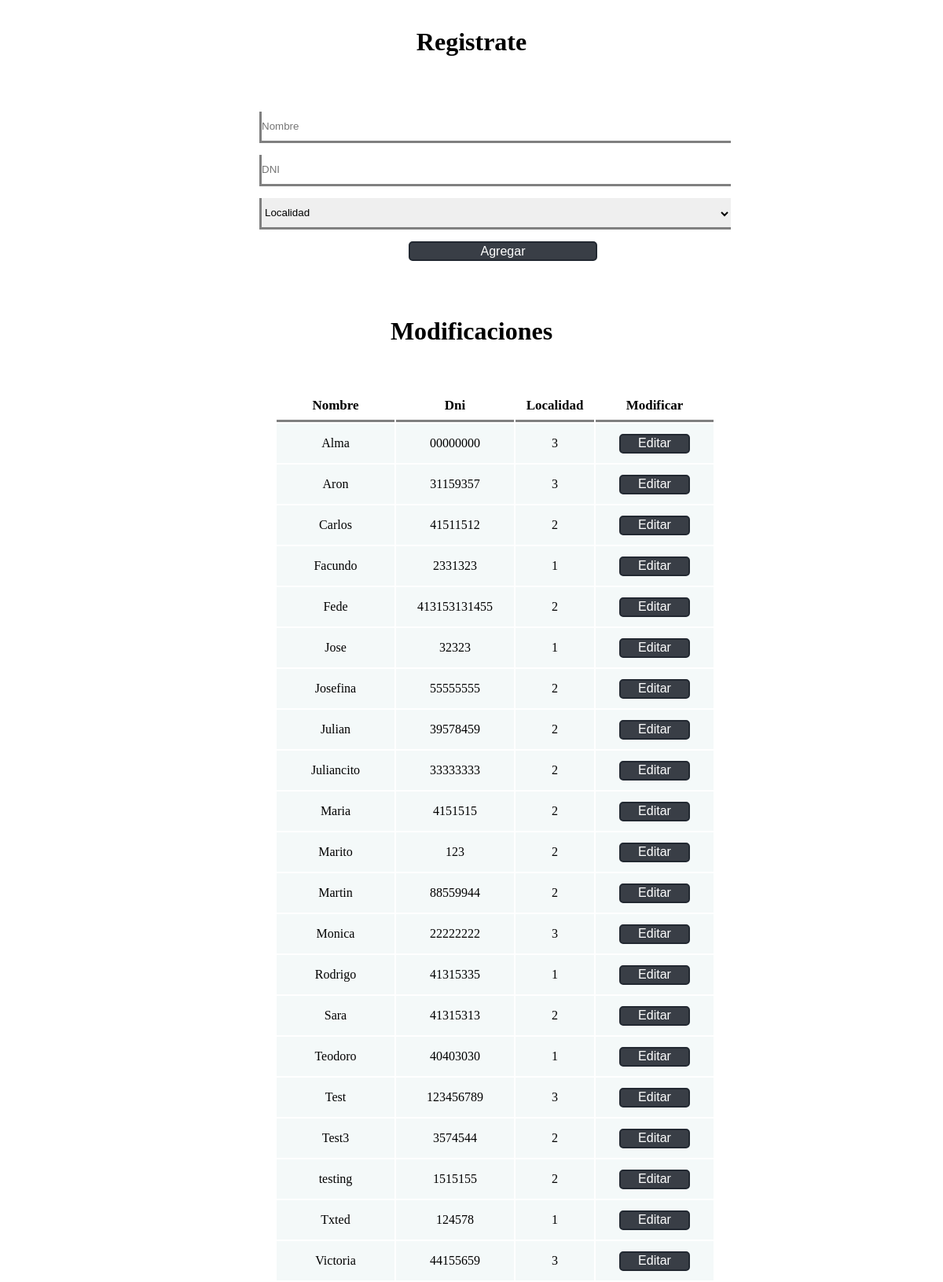
The page / on the database its author committed.
### tables this page shows
CREATE TABLE `clientes` (
  `id` int(11) NOT NULL,
  `cliente_nombre` varchar(255) NOT NULL,
  `cliente_dni` varchar(255) NOT NULL,
  `cliente_localidad` int(11) NOT NULL
);

### class.database.php (called while the page is built, shortened)
<?php
$host="localhost";
$user="root";
$pass="";
$db="final1";
$con=mysqli_connect($host,$user,$pass,$db);
mysqli_set_charset($con, "utf8");
$query=mysqli_query($con,"SELECT * FROM localidades");
?>

### mod.php (the view, shortened to what this page needs)
<?php
include "class.database.php";
$sql="SELECT * FROM clientes ORDER BY cliente_nombre,cliente_dni,cliente_localidad";
$result=mysqli_query($con,$sql);
?>
	<h1 style="text-align: center;margin-bottom: 55px;margin-top: 35px"; >Modificaciones</h1>
 <div id="div-lista">
 <table style="margin-left: 350px;" id="table-lista">
 	<th class="mth1">Nombre</th>
 	<th class="mth2">Dni</th>
 	<th class="mth3">Localidad</th>
 	<th class="mth4">Modificar</th>
<?php
while($row=mysqli_fetch_array($result)){
echo "<tr>";
echo "<td>$row[cliente_nombre]</td>";
echo "<td class=\"center\">$row[cliente_dni]</td>";
echo "<td>$row[cliente_localidad]</td>";
echo "<td><a href=\"mod-reg.php?id=$row[id]\"><input class='btnedit' type='button' id='btn' value='Editar'></a></td>";
echo "</tr>";
}
 ?>
 </table>
 </div>

### index.php (shortened to what this page needs)
<?php
include ("class.database.php");
 ?>
<!DOCTYPE html>
<html lang="es">
<head>
    <link rel="stylesheet" href="estilos.css">
    <link rel="stylesheet" href="css/font-awesome.css">
</head>
<body onload="document.getElementById('cliente_nombre').focus();">
    <h1 style="text-align: center;margin-bottom: 55px;margin-top: 35px;">Registrate</h1>
    <section class="contacto-info">
    <form action=" <?php echo $_SERVER['PHP_SELF'];?> " id="form-info" method="POST">
          <input class="inpname"  type="text" id="cliente_nombre" name="cliente_nombre"
         placeholder="Nombre" required><br>
          <input class="inpname" type="number" maxlength="8" id="cliente_dni" name="cliente_dni" placeholder="DNI" required><br>
          <select class="inpname" id="cliente_localidad" name="cliente_localidad">
            <?php
                while($localidades = mysqli_fetch_array($query))
              {
              ?>
                <option value="<?php echo $localidades['localidad_provincia']?>"> <?php echo $localidades['localidad_nombre']?> </option>
              <?php
              }
              ?>
          </select><br>
    <input class="btn1" type="submit" value="Agregar"
    id="btn" name="register">
    </form>
    </section>
<br><br>
<?php include "mod.php" ?>
</body>
</html>

### estilos.css (style rules this page uses)
* { margin: 0px; padding: 0px; box-sizing: border-box; }
.inpname { height: 40px; width: 50%; border: none; border-bottom: 3px solid gray; margin-left: 330px; margin-top: 15px; border-left: 3px solid gray; }
.btn1 { width: 20%; height: 25px; background: #393e46; color: white; border-radius: 5px; cursor: pointer; border: 2px solid #222831; margin-left: 520px; margin-top: 15px; font-size: 16px; text-align: center; }
.mth3 { width: 0px; }
.mth1,.mth2,.mth3,.mth4 { height: 40px; width: 150px; border: none; border-bottom: 3px solid gray; margin-top: 15px; text-align: center; font-size: 17px; }
.mth3 { width: 100px; }
td { background: #f4f9f9; height: 50px; text-align: center; }
.btnedit { color: white; background: #393e46; border: 2px solid #222831; border-radius: 5px; width: 60%; cursor: pointer; height: 25px; font-size: 16px; }

### rows shown on the page
clientes: cliente_nombre "Alma", cliente_dni "00000000", cliente_localidad "3"
clientes: cliente_nombre "Aron", cliente_dni "31159357", cliente_localidad "3"
clientes: cliente_nombre "Carlos", cliente_dni "41511512", cliente_localidad "2"
clientes: cliente_nombre "Facundo", cliente_dni "2331323", cliente_localidad "1"
clientes: cliente_nombre "Fede", cliente_dni "413153131455", cliente_localidad "2"
clientes: cliente_nombre "Jose", cliente_dni "32323", cliente_localidad "1"
clientes: cliente_nombre "Josefina", cliente_dni "55555555", cliente_localidad "2"
clientes: cliente_nombre "Julian", cliente_dni "39578459", cliente_localidad "2"
clientes: cliente_nombre "Juliancito", cliente_dni "33333333", cliente_localidad "2"
clientes: cliente_nombre "Maria", cliente_dni "4151515", cliente_localidad "2"
clientes: cliente_nombre "Marito", cliente_dni "123", cliente_localidad "2"
clientes: cliente_nombre "Martin", cliente_dni "88559944", cliente_localidad "2"
clientes: cliente_nombre "Monica", cliente_dni "22222222", cliente_localidad "3"
clientes: cliente_nombre "Rodrigo", cliente_dni "41315335", cliente_localidad "1"
clientes: cliente_nombre "Sara", cliente_dni "41315313", cliente_localidad "2"
clientes: cliente_nombre "Teodoro", cliente_dni "40403030", cliente_localidad "1"
clientes: cliente_nombre "Test", cliente_dni "123456789", cliente_localidad "3"
clientes: cliente_nombre "Test3", cliente_dni "3574544", cliente_localidad "2"
clientes: cliente_nombre "testing", cliente_dni "1515155", cliente_localidad "2"
clientes: cliente_nombre "Txted", cliente_dni "124578", cliente_localidad "1"
clientes: cliente_nombre "Victoria", cliente_dni "44155659", cliente_localidad "3"

### other values the page prints
form field cliente_localidad "Localidad"
